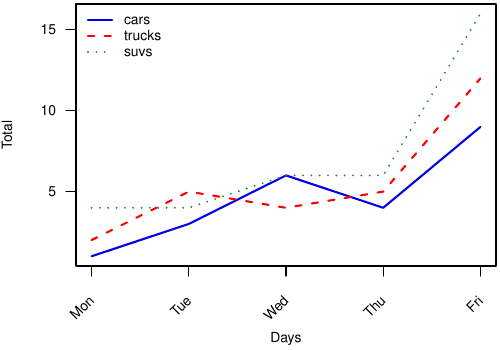

Generate this figure with R:
setEPS()
postscript("test.eps", height=3.5, width=5)
#pdf("test.pdf",height=3.5, width=5)

# Read car and truck values from tab-delimited autos.dat
autos_data <- read.table("~/Rplot/autos.dat", header=T, sep="\t")
			
# Define colors to be used for cars, trucks, suvs
plot_colors <- c(rgb(r=0.0,g=0.0,b=0.9), "red", "forestgreen")

# Trim off excess margin space (bottom, left, top, right)
par(mar=c(4.2, 3.8, 0.2, 0.2))
			
# Graph autos using a y axis that uses the full range of value
# in autos_data. Label axes with smaller font and use larger 
# line widths.
plot(autos_data$cars, type="l", col=plot_colors[1], 
   ylim=range(autos_data), axes=F, ann=T, xlab="Days",
   ylab="Total", cex.lab=0.8, lwd=2)

# Make x axis tick marks without labels
axis(1, lab=F)

# Plot x axis labels at default tick marks with labels at 
# 45 degree angle
text(axTicks(1), par("usr")[3] - 2, srt=45, adj=1,
          labels=c("Mon", "Tue", "Wed", "Thu", "Fri"),
          xpd=T, cex=0.8)

# Plot y axis with smaller horizontal labels 
axis(2, las=1, cex.axis=0.8)

# Create box around plot
box()

# Graph trucks with thicker red dashed line
lines(autos_data$trucks, type="l", lty=2, lwd=2, 
  col=plot_colors[2])

# Graph suvs with thicker green dotted line
lines(autos_data$suvs, type="l", lty=3, lwd=2, 
  col=plot_colors[3])

# Create a legend in the top-left corner that is slightly  
# smaller and has no border
legend("topleft", names(autos_data), cex=0.8, col=plot_colors, 
   lty=1:3, lwd=2, bty="n");
  
# Turn off device driver (to flush output to PDF)
dev.off()

# Restore default margins
#par(mar=c(5, 4, 4, 2) + 0.1)

